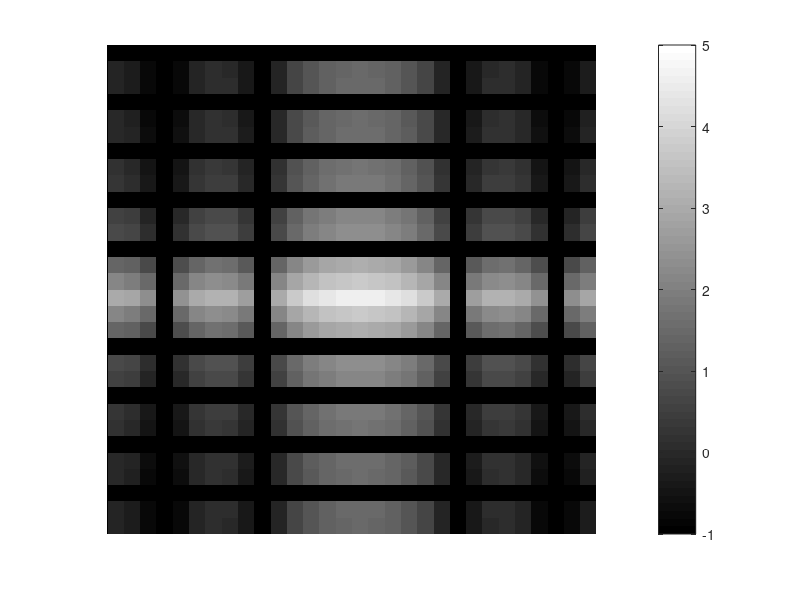

Source code (MATLAB):
#Autor: Cami Borges Sena
#Data de modificação: 02 de julho de 2023
#Codigo para DFT simples

f = zeros(30,30);
f(5:24,13:17)=1;
imshow(f);
F =fft2(f);
F2 = log(abs(F));
imshow(F2,[-14, 24]);
colormap(jet); colorbar


F2=fftshift(F);
F3=log(abs(F2));
imshow(F3,[-1, 5]);
colormap(jet); colorbar;
